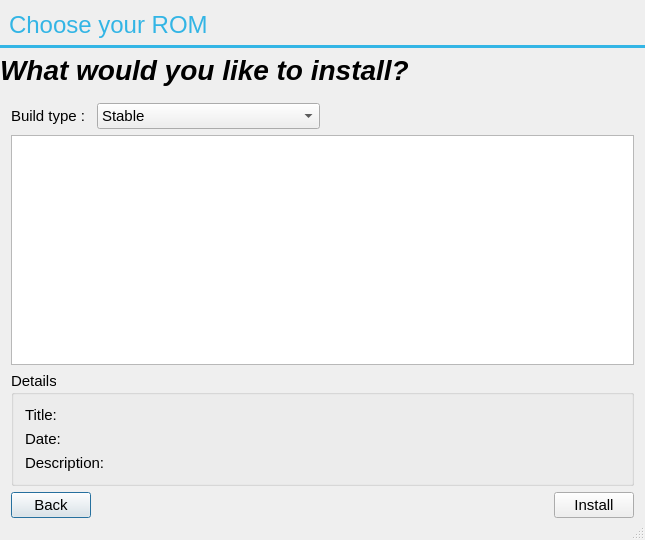
<?xml version="1.0" encoding="UTF-8"?>
<ui version="4.0">
 <class>RomListDialog</class>
 <widget class="QDialog" name="RomListDialog">
  <property name="geometry">
   <rect>
    <x>0</x>
    <y>0</y>
    <width>645</width>
    <height>540</height>
   </rect>
  </property>
  <property name="font">
   <font>
    <family>Arial</family>
    <pointsize>11</pointsize>
   </font>
  </property>
  <property name="windowTitle">
   <string>OmniInstaller</string>
  </property>
  <property name="styleSheet">
   <string notr="true">@import url(&quot;:/global/assets/mainstyle.qss&quot;);</string>
  </property>
  <property name="sizeGripEnabled">
   <bool>true</bool>
  </property>
  <layout class="QGridLayout" name="gridLayout">
   <property name="leftMargin">
    <number>0</number>
   </property>
   <property name="rightMargin">
    <number>0</number>
   </property>
   <item row="0" column="0" colspan="3">
    <widget class="QLabel" name="lblTitle">
     <property name="styleSheet">
      <string notr="true">font-size: 24px;
font-family: 'Roboto Lt';
color: #33B5E5;</string>
     </property>
     <property name="text">
      <string>Choose your ROM</string>
     </property>
     <property name="indent">
      <number>9</number>
     </property>
    </widget>
   </item>
   <item row="1" column="0" colspan="4">
    <widget class="Line" name="line">
     <property name="styleSheet">
      <string notr="true">background: #33B5E5;
border: 0px;</string>
     </property>
     <property name="frameShadow">
      <enum>QFrame::Plain</enum>
     </property>
     <property name="midLineWidth">
      <number>1</number>
     </property>
     <property name="orientation">
      <enum>Qt::Horizontal</enum>
     </property>
    </widget>
   </item>
   <item row="2" column="0" colspan="4">
    <widget class="QLabel" name="lblSubTitle">
     <property name="sizePolicy">
      <sizepolicy hsizetype="Preferred" vsizetype="Maximum">
       <horstretch>0</horstretch>
       <verstretch>0</verstretch>
      </sizepolicy>
     </property>
     <property name="styleSheet">
      <string notr="true"> font-family:'Roboto Cn'; font-weight:600; font-style:italic; font-size:28px;</string>
     </property>
     <property name="text">
      <string>What would you like to install?</string>
     </property>
     <property name="alignment">
      <set>Qt::AlignLeading|Qt::AlignLeft|Qt::AlignTop</set>
     </property>
     <property name="wordWrap">
      <bool>true</bool>
     </property>
     <property name="margin">
      <number>9</number>
     </property>
    </widget>
   </item>
   <item row="3" column="0" colspan="4">
    <widget class="QWidget" name="widget" native="true">
     <layout class="QGridLayout" name="gridLayout_2">
      <item row="3" column="0">
       <widget class="QPushButton" name="btnBack">
        <property name="text">
         <string>Back</string>
        </property>
       </widget>
      </item>
      <item row="2" column="0" colspan="4">
       <widget class="QGroupBox" name="groupBox">
        <property name="title">
         <string>Details</string>
        </property>
        <layout class="QGridLayout" name="gridLayout_3">
         <item row="0" column="0">
          <widget class="QLabel" name="lblTitleHeader">
           <property name="sizePolicy">
            <sizepolicy hsizetype="Maximum" vsizetype="Preferred">
             <horstretch>0</horstretch>
             <verstretch>0</verstretch>
            </sizepolicy>
           </property>
           <property name="text">
            <string>Title:</string>
           </property>
          </widget>
         </item>
         <item row="2" column="0">
          <widget class="QLabel" name="lblDescriptionHeader">
           <property name="text">
            <string>Description:</string>
           </property>
          </widget>
         </item>
         <item row="1" column="0">
          <widget class="QLabel" name="lblDateHeader">
           <property name="text">
            <string>Date:</string>
           </property>
          </widget>
         </item>
         <item row="1" column="1" colspan="3">
          <widget class="QLabel" name="lblDateValue">
           <property name="text">
            <string/>
           </property>
          </widget>
         </item>
         <item row="2" column="1" colspan="3">
          <widget class="QLabel" name="lblDescriptionValue">
           <property name="text">
            <string/>
           </property>
          </widget>
         </item>
         <item row="0" column="1" colspan="3">
          <widget class="QLabel" name="lblTitleValue">
           <property name="text">
            <string/>
           </property>
          </widget>
         </item>
        </layout>
       </widget>
      </item>
      <item row="3" column="3">
       <widget class="QPushButton" name="btnInstall">
        <property name="text">
         <string>Install</string>
        </property>
       </widget>
      </item>
      <item row="1" column="0" colspan="4">
       <widget class="QListWidget" name="listRoms">
        <property name="sizePolicy">
         <sizepolicy hsizetype="Preferred" vsizetype="Expanding">
          <horstretch>0</horstretch>
          <verstretch>0</verstretch>
         </sizepolicy>
        </property>
        <property name="iconSize">
         <size>
          <width>128</width>
          <height>128</height>
         </size>
        </property>
        <property name="movement">
         <enum>QListView::Static</enum>
        </property>
        <property name="resizeMode">
         <enum>QListView::Adjust</enum>
        </property>
        <property name="layoutMode">
         <enum>QListView::SinglePass</enum>
        </property>
        <property name="spacing">
         <number>20</number>
        </property>
        <property name="viewMode">
         <enum>QListView::IconMode</enum>
        </property>
       </widget>
      </item>
      <item row="3" column="2">
       <spacer name="horizontalSpacer">
        <property name="orientation">
         <enum>Qt::Horizontal</enum>
        </property>
        <property name="sizeHint" stdset="0">
         <size>
          <width>40</width>
          <height>20</height>
         </size>
        </property>
       </spacer>
      </item>
      <item row="3" column="1">
       <spacer name="horizontalSpacer_2">
        <property name="orientation">
         <enum>Qt::Horizontal</enum>
        </property>
        <property name="sizeHint" stdset="0">
         <size>
          <width>40</width>
          <height>20</height>
         </size>
        </property>
       </spacer>
      </item>
      <item row="0" column="0">
       <widget class="QLabel" name="lblBuildTypeHeader">
        <property name="text">
         <string>Build type :</string>
        </property>
       </widget>
      </item>
      <item row="0" column="1">
       <widget class="QComboBox" name="cbBuildType">
        <property name="currentIndex">
         <number>4</number>
        </property>
        <item>
         <property name="text">
          <string>Experimental</string>
         </property>
        </item>
        <item>
         <property name="text">
          <string>Nightly</string>
         </property>
        </item>
        <item>
         <property name="text">
          <string>Verified</string>
         </property>
        </item>
        <item>
         <property name="text">
          <string>Release Candidate</string>
         </property>
        </item>
        <item>
         <property name="text">
          <string>Stable</string>
         </property>
        </item>
       </widget>
      </item>
     </layout>
    </widget>
   </item>
  </layout>
 </widget>
 <layoutdefault spacing="6" margin="11"/>
 <resources/>
 <connections/>
</ui>
